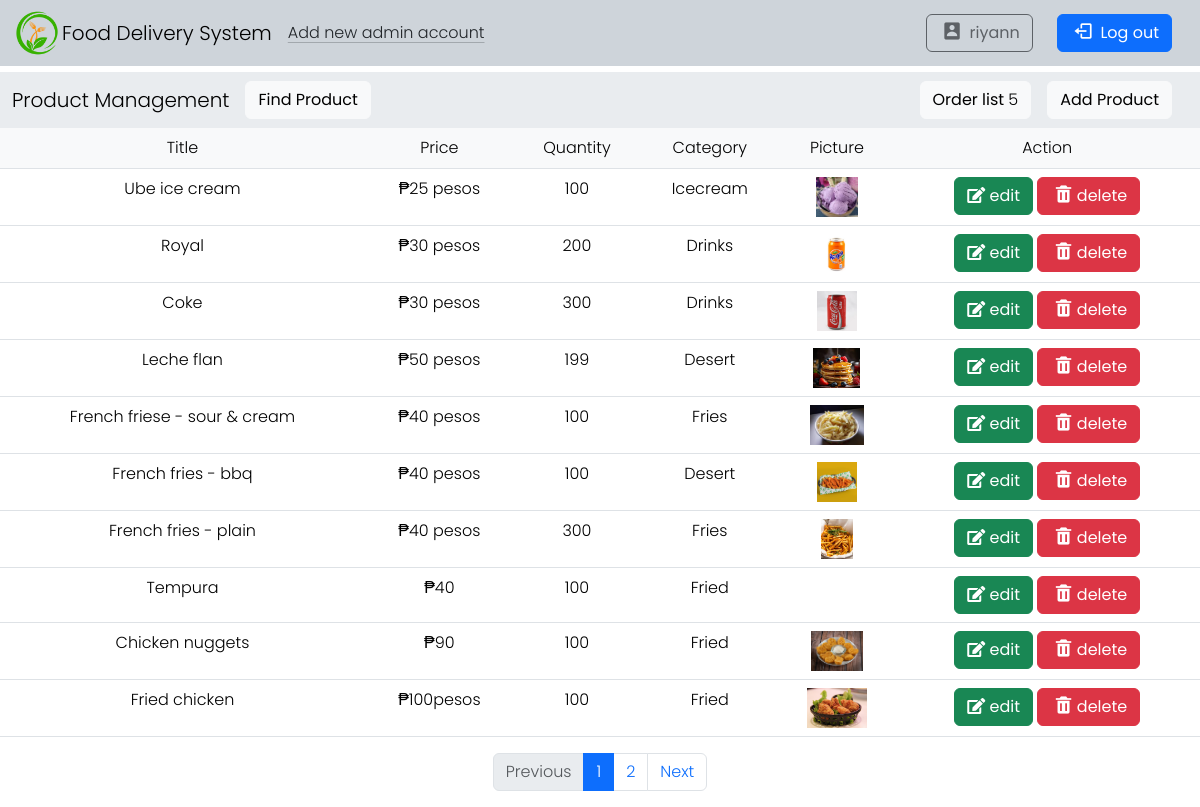
The page /adminpage.php (signed in) on the database its author committed.
### tables this page shows
CREATE TABLE `productdb` (
  `id` int(250) NOT NULL,
  `ProductTitle` varchar(250) NOT NULL,
  `ProductPrice` varchar(250) NOT NULL,
  `Quantity` int(250) NOT NULL,
  `Category` varchar(250) NOT NULL,
  `ProductPicture` varchar(250) NOT NULL,
  `product_id` int(250) NOT NULL
);

### adminpage.php (the view, shortened to what this page needs)
<?php
include("conn.php");
mysqli_query($conn, "DELETE FROM productdb WHERE Quantity = 0");
$products_per_page = 10;
$page = isset($_GET['page']) ? (int)$_GET['page'] : 1;
$start_from = ($page - 1) * $products_per_page;
$select_products = mysqli_query($conn, "SELECT * FROM productdb LIMIT $start_from, $products_per_page");
$total_products_query = mysqli_query($conn, "SELECT COUNT(*) AS total FROM productdb");
$total_products_row = mysqli_fetch_assoc($total_products_query);
$total_products = $total_products_row['total'];
$total_pages = ceil($total_products / $products_per_page);
?>
<!doctype html>
<html lang="en">
<head>
    <link rel="stylesheet" href="style/style.css">
    <link href="https://cdn.jsdelivr.net/npm/bootstrap@5.3.3/dist/css/bootstrap.min.css" rel="stylesheet">
    <link href='https://unpkg.com/boxicons@2.1.4/css/boxicons.min.css' rel='stylesheet'>
    <link rel="stylesheet" href="https://cdnjs.cloudflare.com/ajax/libs/font-awesome/5.15.4/css/all.min.css">
</head>
<body>
<nav class="navbar navbar-expand-lg bg-dark-subtle fixed-top">
    <div class="container-fluid">
        <img class="image" src="img/logo.png" alt="images">
        <a class="navbar-brand food" disabled>Food Delivery System</a>
        <a class="icon-link link-dark link-offset-2 link-underline-opacity-25 link-underline-opacity-100-hover" href="insertadmin.php">Add new admin account</a>
        <div class="collapse navbar-collapse" id="navbarNavAltMarkup1">
            <div class="navbar-nav ms-auto">
                <button type="button" class="btn btn-outline-dark me-4 profile" disabled>
                    <i class='bx-fw bx bxs-user-rectangle'></i>
                    <?php if (isset($_SESSION['username'])) echo $_SESSION['username']; ?>
                </button>
                <button type="button" class="btn btn-primary me-3" data-bs-toggle="modal" data-bs-target="#exampleModal">
                    <i class='bx-fw bx bx-log-out'></i> Log out
                </button>
            </div>
        </div>
    </div>
</nav><br><br><br>
<nav class="navbar navbar-expand-lg bg-body-secondary">
    <div class="container-fluid">
        <a class="navbar-brand" href="#">Product Management</a>
        <a class="btn btn-light" href="search.php">Find Product</a>
        <div class="collapse navbar-collapse" id="navbarNavAltMarkup2">
            <div class="navbar-nav ms-auto">
            <?php
            $select_rows = mysqli_query($conn, "SELECT * FROM `order`") or die('query failed');
            $row_count = mysqli_num_rows($select_rows);
        ?>
                <a class="btn btn-light me-3" href="order-list.php">Order list <span><?php echo $row_count; ?></span></a>
                <button type="button" class="btn btn-light me-3" data-bs-toggle="modal" data-bs-target="#addproduct">Add Product</button>
            </div>
        </div>
    </div>
</nav>
<table class="table table-hover text-center" id="search">
       <thead>
        <tr class="bg-primary text-white">
            <th class="bg-body-tertiary p-2 g-col-5">Title</th>
            <th class="bg-body-tertiary p-2 g-col-6">Price</th>
            <th class="bg-body-tertiary p-2 g-col-6">Quantity</th>
            <th class="bg-body-tertiary p-2 g-col-6">Category</th>
            <th class="bg-body-tertiary p-2 g-col-6">Picture</th>
            <th class="bg-body-tertiary p-2 g-col-6">Action</th>
        </tr>
    </thead>
    <tbody>
        <?php while ($row = mysqli_fetch_assoc($select_products)) { ?>
            <tr>
                <td><?php echo $row['ProductTitle']; ?></td>
                <td>₱<?php echo $row['ProductPrice']; ?></td>
                <td><?php echo $row['Quantity']; ?></td>
                <td><?php echo $row['Category']; ?></td>
                <td><img src="uploaded_img/<?php echo $row['ProductPicture']; ?>" height="40" alt=""></td>
                <td>
                    <a href="editproduct.php?edit=<?php echo $row['id']; ?>" class="btn btn-success"><i class="fas fa-edit"></i> edit</a>
                    <a href="adminpage.php?delete=<?php echo $row['id']; ?>" class="btn btn-danger"><i class='bx-fw bx bxs-trash'></i>delete</a>
                </td>
            </tr>
        <?php } ?>
    </tbody>
</table>
<nav aria-label="Page navigation example">
    <ul class="pagination justify-content-center">
        <li class="page-item <?php if($page <= 1) { echo 'disabled'; } ?>">
            <a class="page-link" href="?page=<?php echo $page - 1; ?>">Previous</a>
        </li>
        <?php for ($i = 1; $i <= $total_pages; $i++) { ?>
            <li class="page-item <?php if($page == $i) { echo 'active'; } ?>">
                <a class="page-link" href="?page=<?php echo $i; ?>"><?php echo $i; ?></a>
            </li>
        <?php } ?>
        <li class="page-item <?php if($page >= $total_pages) { echo 'disabled'; } ?>">
            <a class="page-link" href="?page=<?php echo $page + 1; ?>">Next</a>
        </li>
    </ul>
</nav>
</body>
</html>

### style/style.css (style rules this page uses)
* { font-family: "Poppins", sans-serif; font-weight: 300; font-style: normal; }
.image { width: 50px; height: auto; }
.profile { padding-right: 30px; }

### rows shown on the page
productdb: ProductTitle "Ube ice cream", ProductPrice "25 pesos", Quantity "100", Category "Icecream", ProductPicture (picture)
productdb: ProductTitle "Royal", ProductPrice "30 pesos", Quantity "200", Category "Drinks", ProductPicture (picture)
productdb: ProductTitle "Coke", ProductPrice "30 pesos", Quantity "300", Category "Drinks", ProductPicture (picture)
productdb: ProductTitle "Leche flan", ProductPrice "50 pesos", Quantity "199", Category "Desert", ProductPicture (picture)
productdb: ProductTitle "French friese - sour & cream", ProductPrice "40 pesos", Quantity "100", Category "Fries", ProductPicture (picture)
productdb: ProductTitle "French fries - bbq", ProductPrice "40 pesos", Quantity "100", Category "Desert", ProductPicture (picture)
productdb: ProductTitle "French fries - plain", ProductPrice "40 pesos", Quantity "300", Category "Fries", ProductPicture (picture)
productdb: ProductTitle "Tempura", ProductPrice "40", Quantity "100", Category "Fried"
productdb: ProductTitle "Chicken nuggets", ProductPrice "90", Quantity "100", Category "Fried", ProductPicture (picture)
productdb: ProductTitle "Fried chicken", ProductPrice "100pesos", Quantity "100", Category "Fried", ProductPicture (picture)

### other values the page prints
$_SESSION['username'] "riyann"
$row_count "5"
